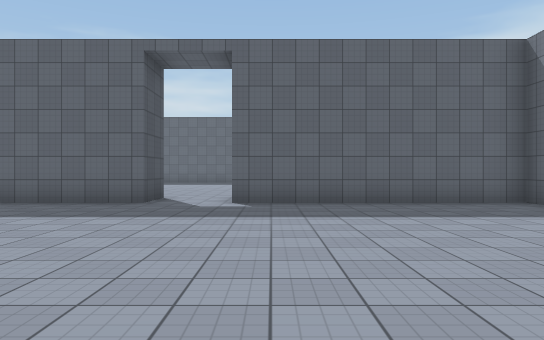
view 1 (above)

19 first-person views from a walk through a scene from a Unity 3-D project. The camera is 1.4 m above the floor, looks level and sees 70° across. The floor is counted in squares, 2 m on a side. Each view is taken from the middle of a square. On the plan, view 1 faces up. The plan holds only what a view shows up to about 11 squares ahead; the rest is blank. The place goes on beyond the plan. The player character is not drawn. Surface patterns are stand-ins for the level's own textures.

view 2
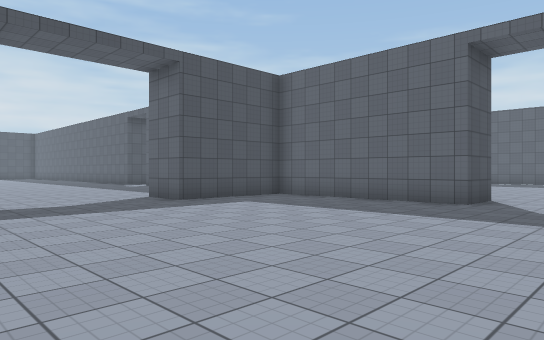

view 3
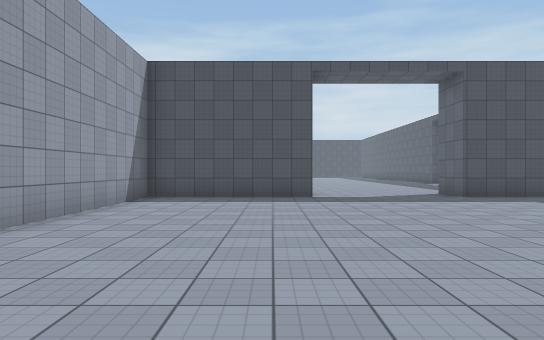

view 4
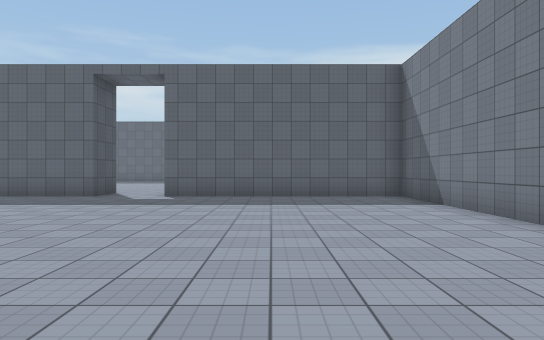

view 5
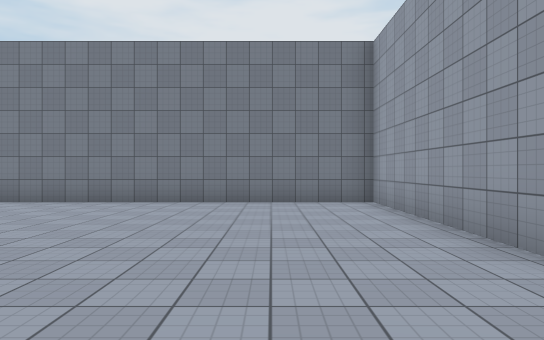

view 6
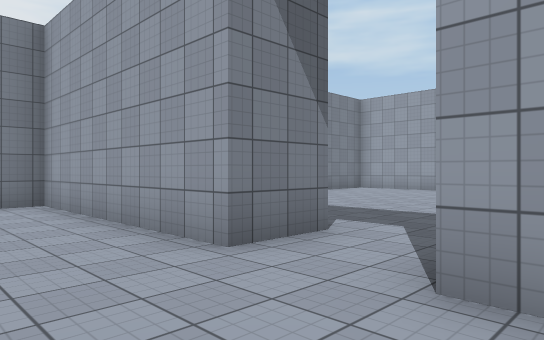

view 7
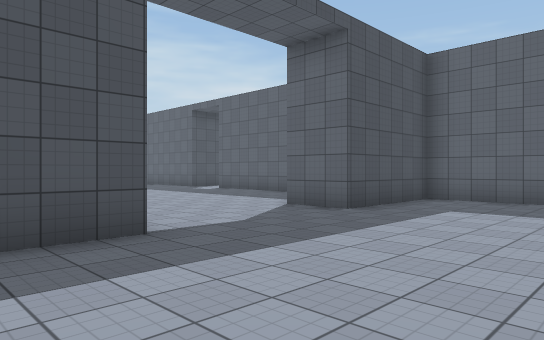

view 8
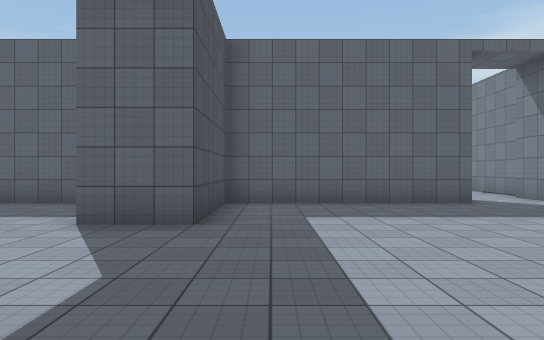

view 9
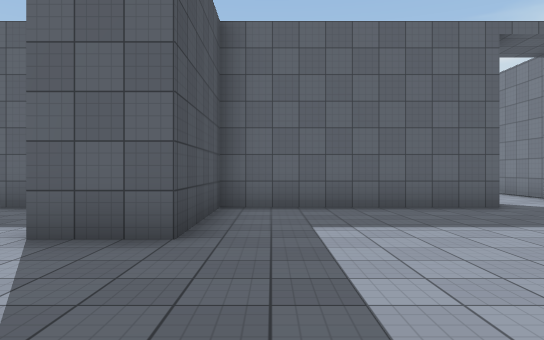

view 10
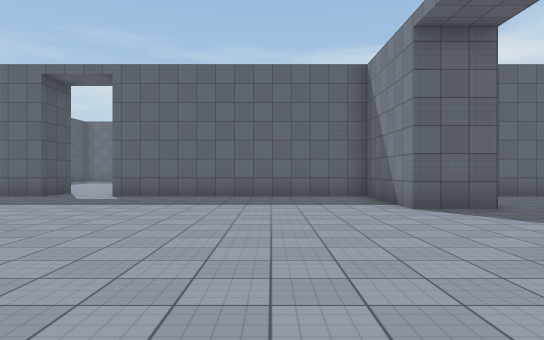

view 11
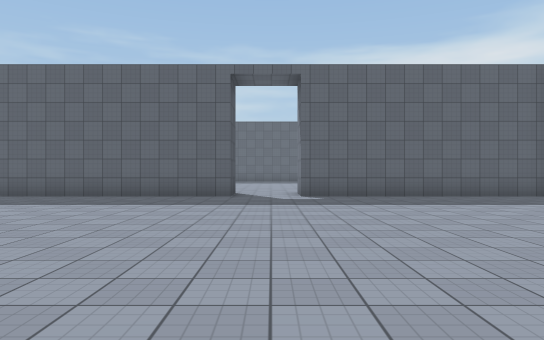

view 12
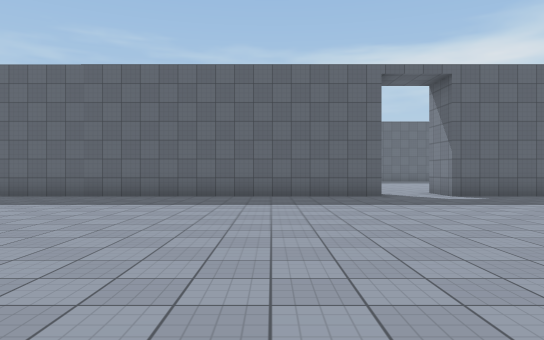

view 13
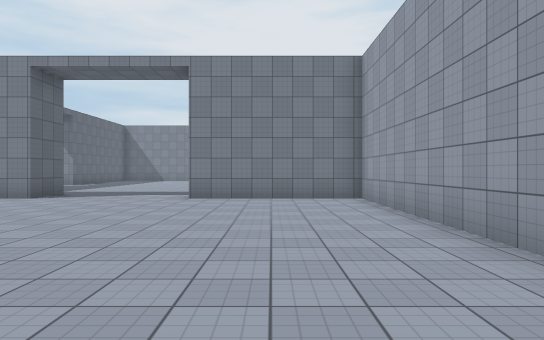

view 14
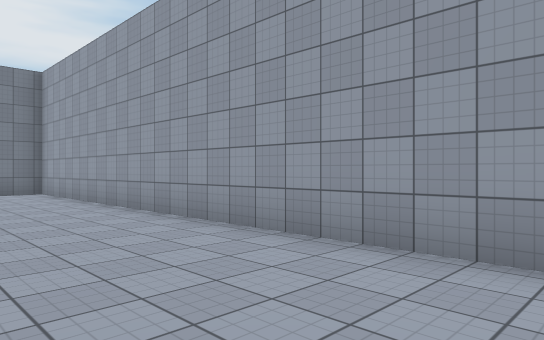

view 15
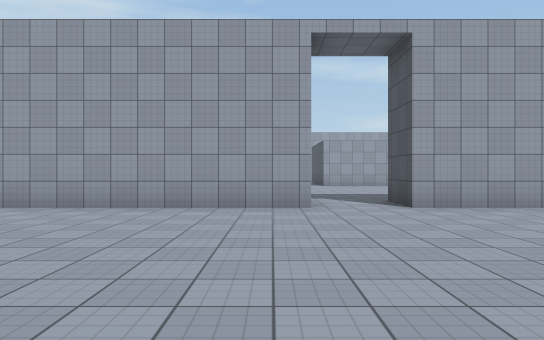

view 16
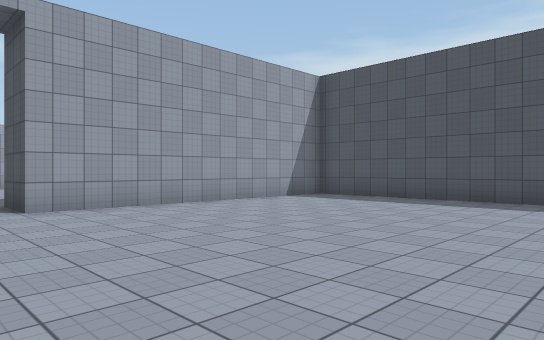

view 17
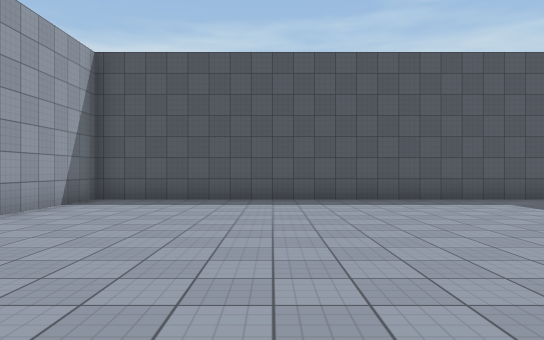

view 18
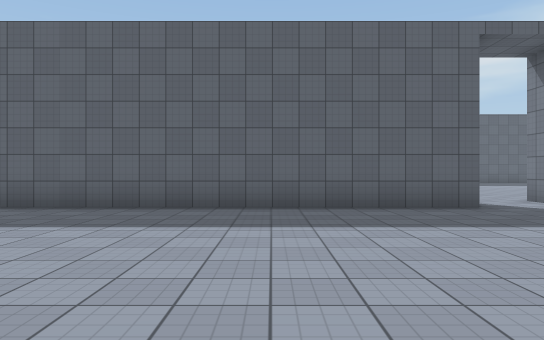

view 19
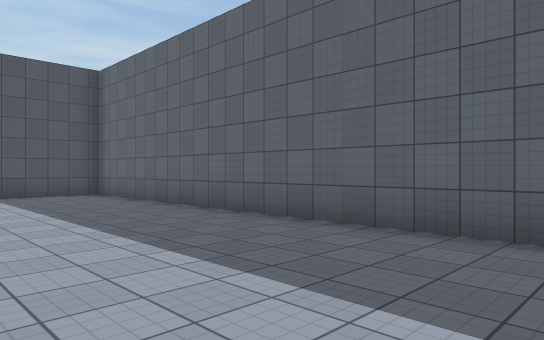

### Floor plan
Points are (right, up) in squares from view 1. A wall is a line through its corners. A room is listed if a view was taken in it or the views show most of it. See-through windows are left out.
Room 1 (views 1, 2, 3, 4, 5, 6, 7, 8, 9)
walls: (-0.8, 8.8) (-0.8, 9.9); (-0.2, -3.2) (5.4, -3.2) (5.4, 8.3) (-0.9, 8.3); (-2.7, 9.9) (-2.7, 8.3) (-8, 8.3) (-8, 4.9) (-9.5, 4.9); (-8, 1.1) (-8, -3.2) (-2, -3.2)
ways out: opening at (-9, 3) to room 2; opening at (-1.5, -4); opening at (-1.5, 9)
Room 2 (views 10, 11, 12, 13, 14, 15, 16, 17, 18, 19)
walls: (-24.8, -3.2) (-9.5, -3.2) (-9.5, 1.1); (-18.1, 9) (-18.1, 8.3) (-34.2, 8.3) (-34.2, 7.9); (-9.5, 4.9) (-9.5, 8.3) (-16.2, 8.3) (-16.2, 9.9); (-34.2, -3.2) (-26.6, -3.2)
ways out: opening at (-9, 3) to room 1; opening at (-25.5, -4); opening at (-17.5, 9)

Where each view was taken, in squares from view 1:
view 1: 0 up, 0 right, facing up
view 2: 0 up, 0 right, facing up-left
view 3: 0 up, 2 right, facing left
view 4: 2 down, 2 right, facing up
view 5: 1 down, 3 left, facing right
view 6: 1 down, 3 left, facing down-right
view 7: 1 down, 4 left, facing up-left
view 8: 0 up, 7 left, facing up
view 9: 1 up, 7 left, facing up
view 10: 2 down, 12 left, facing up
view 11: 2 down, 17 left, facing up
view 12: 2 down, 21 left, facing up
view 13: 1 down, 19 left, facing right
view 14: 0 up, 22 left, facing down-right
view 15: 4 up, 24 left, facing down
view 16: 4 up, 25 left, facing down-left
view 17: 1 up, 25 left, facing left
view 18: 1 up, 22 left, facing up
view 19: 4 up, 23 left, facing up-left
